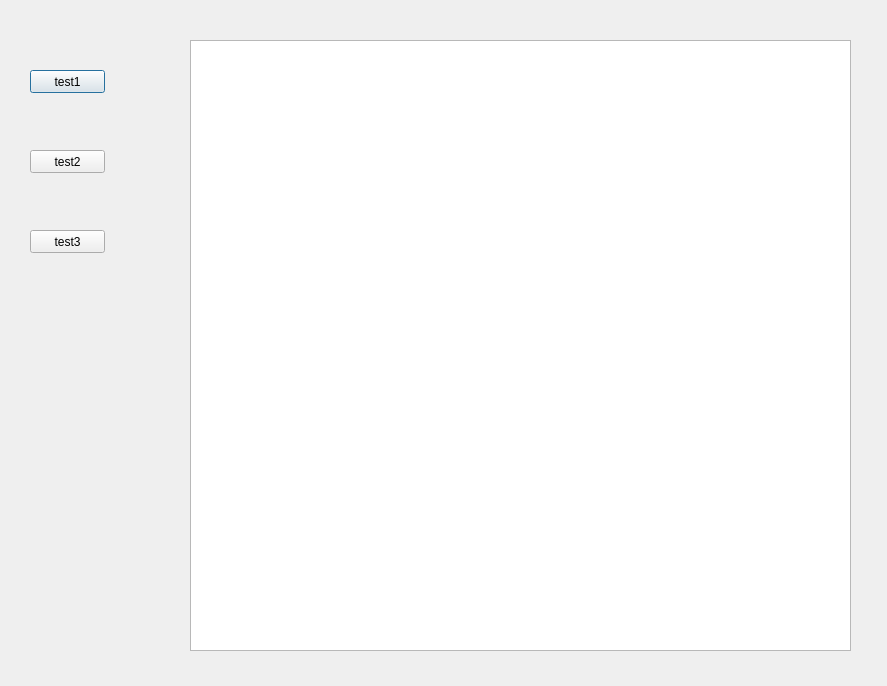
<?xml version="1.0" encoding="UTF-8"?>
<ui version="4.0">
 <class>Dialog</class>
 <widget class="QDialog" name="Dialog">
  <property name="geometry">
   <rect>
    <x>0</x>
    <y>0</y>
    <width>887</width>
    <height>686</height>
   </rect>
  </property>
  <property name="windowTitle">
   <string>Dialog</string>
  </property>
  <widget class="QTextEdit" name="textEdit">
   <property name="geometry">
    <rect>
     <x>190</x>
     <y>40</y>
     <width>661</width>
     <height>611</height>
    </rect>
   </property>
  </widget>
  <widget class="QPushButton" name="testButton1">
   <property name="geometry">
    <rect>
     <x>30</x>
     <y>70</y>
     <width>75</width>
     <height>23</height>
    </rect>
   </property>
   <property name="text">
    <string>test1</string>
   </property>
  </widget>
  <widget class="QPushButton" name="testButton2">
   <property name="geometry">
    <rect>
     <x>30</x>
     <y>150</y>
     <width>75</width>
     <height>23</height>
    </rect>
   </property>
   <property name="text">
    <string>test2</string>
   </property>
  </widget>
  <widget class="QPushButton" name="testButton3">
   <property name="geometry">
    <rect>
     <x>30</x>
     <y>230</y>
     <width>75</width>
     <height>23</height>
    </rect>
   </property>
   <property name="text">
    <string>test3</string>
   </property>
  </widget>
 </widget>
 <layoutdefault spacing="6" margin="11"/>
 <resources/>
 <connections/>
</ui>
